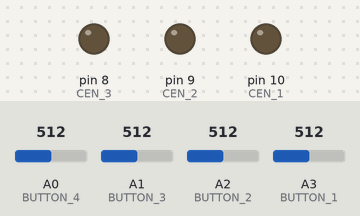
Bench run of a sketch on a simulated Arduino Nano, built with avr-gcc and run on an emulated ATmega328P. Shown: output pins drawn as LEDs (lit = HIGH). The test bench sets the inputs (shaded band); at power-on: A1 (BUTTON_3) = 512, A0 (BUTTON_4) = 512, A2 (BUTTON_2) = 512, A3 (BUTTON_1) = 512.

Above: at 1.2 s.
1.3 s: A1 (BUTTON_3) set to 786
2.8 s: A1 (BUTTON_3) set to 816
At 3.8 s:
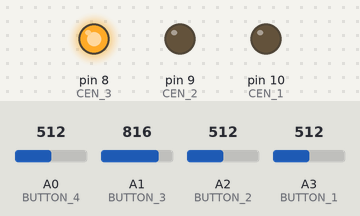
Timing chart, 0 to 5.8 s (numbered marks = the images above; inputs shaded):
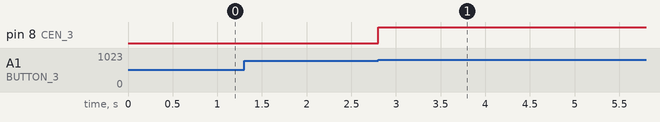

Measured:
- the behaviour switches between 799 and 800 on A1 (BUTTON_3) (found by bisection; images 0 and 1)
- after the input at 1.3 s, every drawn part: stays the same
- after the input at 2.8 s, pin 8 (CEN_3): LOW → HIGH at once

The sketch:

usb-km4-attiny.ino
```cpp
#define BUTTON_4 A0
#define BUTTON_3 A1
#define BUTTON_2 A2
#define BUTTON_1 A3
#define CEN_4 A7
#define CEN_3 8
#define CEN_2 9
#define CEN_1 10

#define SW_EN_THRESH_H 800
#define SW_EN_THRESH_L 450

#define AUTO_EN_PULSE 1500 // time to wait between checking for auto enables

int but_vals[] = {0, 0, 0, 0};

int buttons[] = {
  BUTTON_1,
  BUTTON_2,
  BUTTON_3,
  BUTTON_4
};

int cens[] = {
  CEN_1,
  CEN_2,
  CEN_3,
  CEN_4
};

int enabled_usb = -1;
long auto_timer = 0;

void readButtons() {
  /* Read and update the voltages for each button */
  for(int i=0; i<4; i++) {
    but_vals[i] = analogRead(buttons[i]);
  }
}

int autoOnPin() {
  /* Returns -1 on cannot make automatic selection or a single usb number if one is enabled
    Cycles through all pins, seeing if they are in the AUTO_EN_THRESH state. If only one is,
    return that pin. Otherwise return -1.*/
  int auto_pin = -1;

  for(int i=0; i<4; i++) {
    bool button_auto = (but_vals[i] >= SW_EN_THRESH_H);

    if(button_auto & (auto_pin == -1)) {
      auto_pin = i;
    }
    else if(button_auto & (auto_pin != -1)) {
      return -1;
    }
  }

  return auto_pin;
}

int checkButtonPress() {
  /* Very similar to auto select. Check all buttons and see which match the threshold,
    if more than one match then return -1. If only one matches, return that choice. */
  int chosen_pin = -1;

  for(int i=0; i<4; i++) {
    bool button_pressed = (but_vals[i] < SW_EN_THRESH_H)
      & (but_vals[i] > SW_EN_THRESH_L);

    // single button press
    if(button_pressed & (chosen_pin == -1)) {
      chosen_pin = i;
    }
    // more than one button pressed
    else if(button_pressed & (chosen_pin != -1)) {
      return -1;
    }
  }

  return chosen_pin;
}

int enableUSB(int new_usb) {
  /* enable the new usb port, checking to not double enable */

  if((new_usb != enabled_usb) & (new_usb != -1)) {
    if(enabled_usb != -1) {
      digitalWrite(cens[enabled_usb], LOW);
    }

    digitalWrite(cens[new_usb], HIGH);

    // overwrite currently enabled
    enabled_usb = new_usb;

    // reset the auto enable timer
    auto_timer = millis();
  }
}

void setup() {
  /* Pull all pins low for input, then enable CEN pins as outputs */
  pinMode(CEN_1, INPUT);
  pinMode(CEN_2, INPUT);
  pinMode(CEN_3, INPUT);
  pinMode(CEN_4, INPUT);
  pinMode(BUTTON_1, INPUT);
  pinMode(BUTTON_2, INPUT);
  pinMode(BUTTON_3, INPUT);
  pinMode(BUTTON_4, INPUT);

  /* Enable the CEN as outputs */
  pinMode(CEN_1, OUTPUT);
  pinMode(CEN_2, OUTPUT);
  pinMode(CEN_3, OUTPUT);
  pinMode(CEN_4, OUTPUT);
}

void loop() {
  int result = -1;

  // update button values
  readButtons();

  // check for any actual presses
  result = checkButtonPress();

  if(result == -1) {
      result = autoOnPin();
  }

  if((millis() - auto_timer) > AUTO_EN_PULSE) {
      // enable whichever port was chosen, only switching once every 1.5 seconds
      enableUSB(result);
  }
}
```
